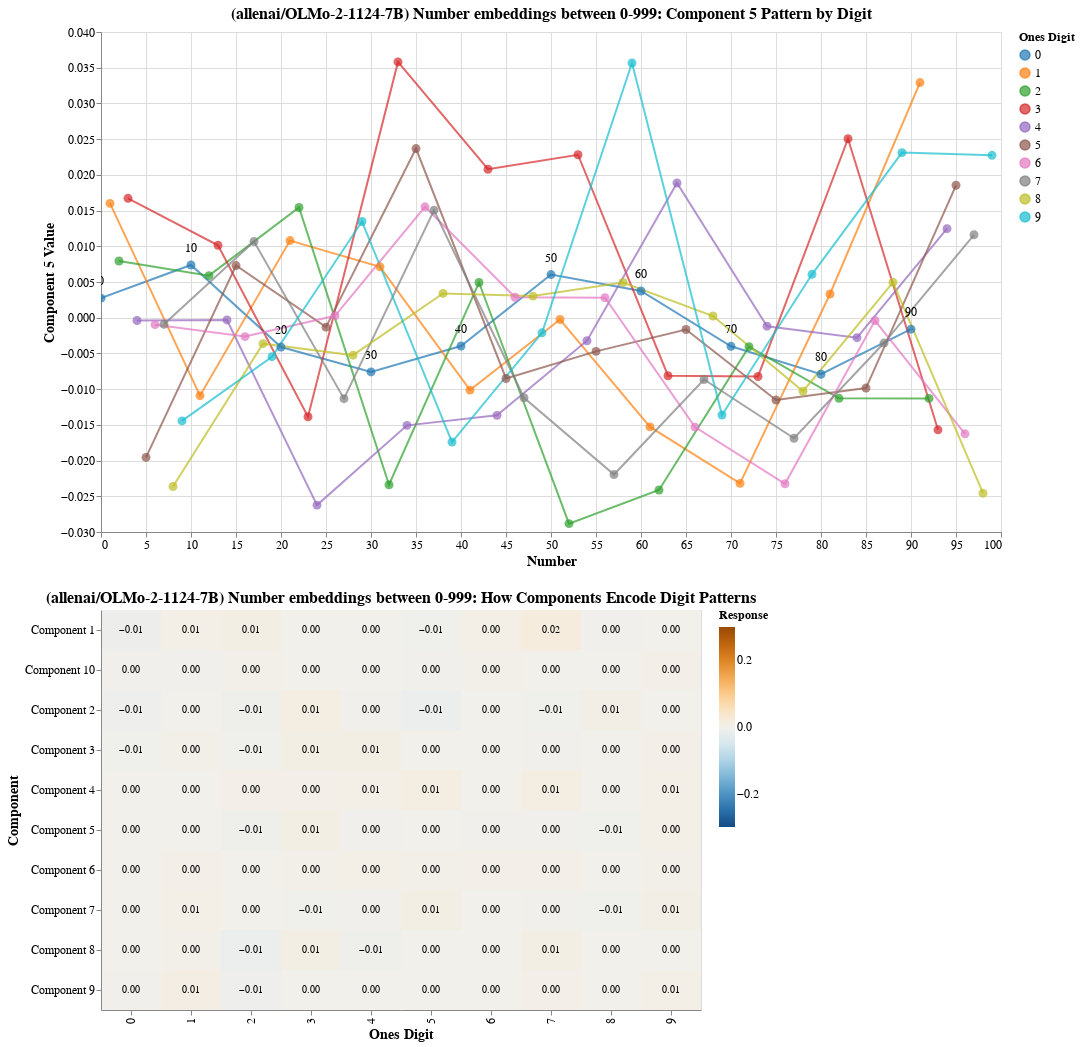

Source (notebook cell):
### Code cell
alt.vconcat(*viz.values())

### Figure 1 — Vega-Lite specification as saved in the notebook (floating-point values rounded to 4 significant figures)
{"config": {"view": {"continuousWidth": 300, "continuousHeight": 300}}, "vconcat": [{"layer": [{"mark": {"type": "line", "opacity": 0.7}, "encoding": {"color": {"field": "OnesDigit", "legend": {"labelFontSize": 12, "titleFontSize": 12}, "scale": {"scheme": "category10"}, "title": "Ones Digit", "type": "nominal"}, "x": {"axis": {"labelFontSize": 12, "titleFontSize": 14}, "field": "Number", "title": "Number", "type": "quantitative"}, "y": {"axis": {"labelFontSize": 12, "titleFontSize": 14}, "field": "Value", "title": "Component 5 Value", "type": "quantitative"}}, "name": "view_2"}, {"mark": {"type": "circle", "size": 80}, "encoding": {"color": {"field": "OnesDigit", "type": "nominal"}, "tooltip": [{"field": "Number", "type": "quantitative"}, {"field": "Value", "type": "quantitative"}, {"field": "OnesDigit", "type": "quantitative"}, {"field": "TensDigit", "type": "quantitative"}], "x": {"field": "Number", "type": "quantitative"}, "y": {"field": "Value", "type": "quantitative"}}}, {"data": {"name": "data-3249818c4bff053e959e402d8068e461"}, "mark": {"type": "text", "align": "center", "baseline": "bottom", "dy": -10, "fontSize": 12}, "encoding": {"text": {"field": "Number", "type": "nominal"}, "x": {"field": "Number", "type": "quantitative"}, "y": {"field": "Value", "type": "quantitative"}}}], "data": {"name": "data-ab4466df850f1933fadacdf1629fde77"}, "height": 500, "title": {"text": "(allenai/OLMo-2-1124-7B) Number embeddings between 0-999: Component 5 Pattern by Digit", "fontSize": 16}, "width": 900}, {"layer": [{"mark": {"type": "rect"}, "encoding": {"color": {"field": "Response", "legend": {"labelFontSize": 12, "titleFontSize": 12}, "scale": {"domain": [-0.3, 0.3], "scheme": "blueorange"}, "type": "quantitative"}, "tooltip": [{"field": "Component", "type": "nominal"}, {"field": "Digit", "type": "quantitative"}, {"field": "Response", "type": "quantitative"}], "x": {"axis": {"labelFontSize": 12, "titleFontSize": 14}, "field": "Digit", "title": "Ones Digit", "type": "ordinal"}, "y": {"axis": {"labelFontSize": 12, "titleFontSize": 14}, "field": "Component", "sort": {"field": "ComponentIndex"}, "title": "Component", "type": "nominal"}}, "name": "view_3", "title": {"text": "(allenai/OLMo-2-1124-7B) Number embeddings between 0-999: How Components Encode Digit Patterns", "fontSize": 16}}, {"mark": {"type": "text", "color": "black", "fontSize": 10}, "encoding": {"text": {"field": "Response", "format": ".2f", "type": "quantitative"}, "x": {"field": "Digit", "type": "ordinal"}, "y": {"field": "Component", "type": "nominal"}}}], "data": {"name": "data-3792f8e1cd5caf400e2567cf16b6613a"}, "height": 400, "width": 600}], "params": [{"name": "param_1", "select": {"type": "interval", "encodings": ["x", "y"]}, "bind": "scales", "views": ["view_2"]}, {"name": "param_2", "select": {"type": "interval", "encodings": ["x", "y"]}, "bind": "scales", "views": ["view_3"]}], "$schema": "https://vega.github.io/schema/vega-lite/v5.20.1.json", "datasets": {"data-ab4466df850f1933fadacdf1629fde77": [{"Number": 0, "Value": 0.002739, "OnesDigit": 0, "TensDigit": 0}, {"Number": 1, "Value": 0.016, "OnesDigit": 1, "TensDigit": 0}, {"Number": 2, "Value": 0.007941, "OnesDigit": 2, "TensDigit": 0}, {"Number": 3, "Value": 0.01672, "OnesDigit": 3, "TensDigit": 0}, {"Number": 4, "Value": -0.0003914, "OnesDigit": 4, "TensDigit": 0}, {"Number": 5, "Value": -0.01956, "OnesDigit": 5, "TensDigit": 0}, {"Number": 6, "Value": -0.0009771, "OnesDigit": 6, "TensDigit": 0}, {"Number": 7, "Value": -0.0009235, "OnesDigit": 7, "TensDigit": 0}, {"Number": 8, "Value": -0.02363, "OnesDigit": 8, "TensDigit": 0}, {"Number": 9, "Value": -0.01444, "OnesDigit": 9, "TensDigit": 0}, {"Number": 10, "Value": 0.007377, "OnesDigit": 0, "TensDigit": 1}, {"Number": 11, "Value": -0.01092, "OnesDigit": 1, "TensDigit": 1}, {"Number": 12, "Value": 0.005889, "OnesDigit": 2, "TensDigit": 1}, {"Number": 13, "Value": 0.01014, "OnesDigit": 3, "TensDigit": 1}, {"Number": 14, "Value": -0.0003137, "OnesDigit": 4, "TensDigit": 1}, {"Number": 15, "Value": 0.007303, "OnesDigit": 5, "TensDigit": 1}, {"Number": 16, "Value": -0.002644, "OnesDigit": 6, "TensDigit": 1}, {"Number": 17, "Value": 0.01067, "OnesDigit": 7, "TensDigit": 1}, {"Number": 18, "Value": -0.00363, "OnesDigit": 8, "TensDigit": 1}, {"Number": 19, "Value": -0.00546, "OnesDigit": 9, "TensDigit": 1}, {"Number": 20, "Value": -0.004107, "OnesDigit": 0, "TensDigit": 2}, {"Number": 21, "Value": 0.0108, "OnesDigit": 1, "TensDigit": 2}, {"Number": 22, "Value": 0.01543, "OnesDigit": 2, "TensDigit": 2}, {"Number": 23, "Value": -0.01386, "OnesDigit": 3, "TensDigit": 2}, {"Number": 24, "Value": -0.02623, "OnesDigit": 4, "TensDigit": 2}, {"Number": 25, "Value": -0.001318, "OnesDigit": 5, "TensDigit": 2}, {"Number": 26, "Value": 0.0002708, "OnesDigit": 6, "TensDigit": 2}, {"Number": 27, "Value": -0.01134, "OnesDigit": 7, "TensDigit": 2}, {"Number": 28, "Value": -0.005245, "OnesDigit": 8, "TensDigit": 2}, {"Number": 29, "Value": 0.01347, "OnesDigit": 9, "TensDigit": 2}, {"Number": 30, "Value": -0.007588, "OnesDigit": 0, "TensDigit": 3}, {"Number": 31, "Value": 0.007126, "OnesDigit": 1, "TensDigit": 3}, {"Number": 32, "Value": -0.02339, "OnesDigit": 2, "TensDigit": 3}, {"Number": 33, "Value": 0.03581, "OnesDigit": 3, "TensDigit": 3}, {"Number": 34, "Value": -0.01507, "OnesDigit": 4, "TensDigit": 3}, {"Number": 35, "Value": 0.02368, "OnesDigit": 5, "TensDigit": 3}, {"Number": 36, "Value": 0.01553, "OnesDigit": 6, "TensDigit": 3}, {"Number": 37, "Value": 0.01505, "OnesDigit": 7, "TensDigit": 3}, {"Number": 38, "Value": 0.003402, "OnesDigit": 8, "TensDigit": 3}, {"Number": 39, "Value": -0.01741, "OnesDigit": 9, "TensDigit": 3}, {"Number": 40, "Value": -0.003965, "OnesDigit": 0, "TensDigit": 4}, {"Number": 41, "Value": -0.01014, "OnesDigit": 1, "TensDigit": 4}, {"Number": 42, "Value": 0.004927, "OnesDigit": 2, "TensDigit": 4}, {"Number": 43, "Value": 0.02079, "OnesDigit": 3, "TensDigit": 4}, {"Number": 44, "Value": -0.01367, "OnesDigit": 4, "TensDigit": 4}, {"Number": 45, "Value": -0.008506, "OnesDigit": 5, "TensDigit": 4}, {"Number": 46, "Value": 0.002863, "OnesDigit": 6, "TensDigit": 4}, {"Number": 47, "Value": -0.01121, "OnesDigit": 7, "TensDigit": 4}, {"Number": 48, "Value": 0.003025, "OnesDigit": 8, "TensDigit": 4}, {"Number": 49, "Value": -0.002114, "OnesDigit": 9, "TensDigit": 4}, {"Number": 50, "Value": 0.00604, "OnesDigit": 0, "TensDigit": 5}, {"Number": 51, "Value": -0.0002522, "OnesDigit": 1, "TensDigit": 5}, {"Number": 52, "Value": -0.02883, "OnesDigit": 2, "TensDigit": 5}, {"Number": 53, "Value": 0.02282, "OnesDigit": 3, "TensDigit": 5}, {"Number": 54, "Value": -0.003221, "OnesDigit": 4, "TensDigit": 5}, {"Number": 55, "Value": -0.004713, "OnesDigit": 5, "TensDigit": 5}, {"Number": 56, "Value": 0.0028, "OnesDigit": 6, "TensDigit": 5}, {"Number": 57, "Value": -0.02196, "OnesDigit": 7, "TensDigit": 5}, {"Number": 58, "Value": 0.004933, "OnesDigit": 8, "TensDigit": 5}, {"Number": 59, "Value": 0.03566, "OnesDigit": 9, "TensDigit": 5}, {"Number": 60, "Value": 0.003741, "OnesDigit": 0, "TensDigit": 6}, {"Number": 61, "Value": -0.01529, "OnesDigit": 1, "TensDigit": 6}, {"Number": 62, "Value": -0.02411, "OnesDigit": 2, "TensDigit": 6}, {"Number": 63, "Value": -0.008125, "OnesDigit": 3, "TensDigit": 6}, {"Number": 64, "Value": 0.01886, "OnesDigit": 4, "TensDigit": 6}, {"Number": 65, "Value": -0.001646, "OnesDigit": 5, "TensDigit": 6}, {"Number": 66, "Value": -0.01531, "OnesDigit": 6, "TensDigit": 6}, {"Number": 67, "Value": -0.008655, "OnesDigit": 7, "TensDigit": 6}, {"Number": 68, "Value": 0.0002359, "OnesDigit": 8, "TensDigit": 6}, {"Number": 69, "Value": -0.01362, "OnesDigit": 9, "TensDigit": 6}, {"Number": 70, "Value": -0.004005, "OnesDigit": 0, "TensDigit": 7}, {"Number": 71, "Value": -0.02319, "OnesDigit": 1, "TensDigit": 7}, {"Number": 72, "Value": -0.004057, "OnesDigit": 2, "TensDigit": 7}, {"Number": 73, "Value": -0.008225, "OnesDigit": 3, "TensDigit": 7}, {"Number": 74, "Value": -0.001189, "OnesDigit": 4, "TensDigit": 7}, {"Number": 75, "Value": -0.01152, "OnesDigit": 5, "TensDigit": 7}, {"Number": 76, "Value": -0.02325, "OnesDigit": 6, "TensDigit": 7}, {"Number": 77, "Value": -0.01687, "OnesDigit": 7, "TensDigit": 7}, {"Number": 78, "Value": -0.01029, "OnesDigit": 8, "TensDigit": 7}, {"Number": 79, "Value": 0.006076, "OnesDigit": 9, "TensDigit": 7}, {"Number": 80, "Value": -0.007911, "OnesDigit": 0, "TensDigit": 8}, {"Number": 81, "Value": 0.003323, "OnesDigit": 1, "TensDigit": 8}, {"Number": 82, "Value": -0.01129, "OnesDigit": 2, "TensDigit": 8}, {"Number": 83, "Value": 0.02505, "OnesDigit": 3, "TensDigit": 8}, {"Number": 84, "Value": -0.002799, "OnesDigit": 4, "TensDigit": 8}, {"Number": 85, "Value": -0.009853, "OnesDigit": 5, "TensDigit": 8}, {"Number": 86, "Value": -0.0003918, "OnesDigit": 6, "TensDigit": 8}, {"Number": 87, "Value": -0.003547, "OnesDigit": 7, "TensDigit": 8}, {"Number": 88, "Value": 0.004958, "OnesDigit": 8, "TensDigit": 8}, {"Number": 89, "Value": 0.02312, "OnesDigit": 9, "TensDigit": 8}, {"Number": 90, "Value": -0.001609, "OnesDigit": 0, "TensDigit": 9}, {"Number": 91, "Value": 0.03292, "OnesDigit": 1, "TensDigit": 9}, {"Number": 92, "Value": -0.01129, "OnesDigit": 2, "TensDigit": 9}, {"Number": 93, "Value": -0.01569, "OnesDigit": 3, "TensDigit": 9}, {"Number": 94, "Value": 0.01246, "OnesDigit": 4, "TensDigit": 9}, {"Number": 95, "Value": 0.01854, "OnesDigit": 5, "TensDigit": 9}, {"Number": 96, "Value": -0.01626, "OnesDigit": 6, "TensDigit": 9}, {"Number": 97, "Value": 0.01161, "OnesDigit": 7, "TensDigit": 9}, {"Number": 98, "Value": -0.02456, "OnesDigit": 8, "TensDigit": 9}, {"Number": 99, "Value": 0.02274, "OnesDigit": 9, "TensDigit": 9}], "data-3249818c4bff053e959e402d8068e461": [{"Number": 0, "Value": 0.002739, "OnesDigit": 0, "TensDigit": 0}, {"Number": 10, "Value": 0.007377, "OnesDigit": 0, "TensDigit": 1}, {"Number": 20, "Value": -0.004107, "OnesDigit": 0, "TensDigit": 2}, {"Number": 30, "Value": -0.007588, "OnesDigit": 0, "TensDigit": 3}, {"Number": 40, "Value": -0.003965, "OnesDigit": 0, "TensDigit": 4}, {"Number": 50, "Value": 0.00604, "OnesDigit": 0, "TensDigit": 5}, {"Number": 60, "Value": 0.003741, "OnesDigit": 0, "TensDigit": 6}, {"Number": 70, "Value": -0.004005, "OnesDigit": 0, "TensDigit": 7}, {"Number": 80, "Value": -0.007911, "OnesDigit": 0, "TensDigit": 8}, {"Number": 90, "Value": -0.001609, "OnesDigit": 0, "TensDigit": 9}], "data-3792f8e1cd5caf400e2567cf16b6613a": [{"Component": "Component 1", "ComponentIndex": 1, "Digit": 0, "Response": -0.009287}, {"Component": "Component 1", "ComponentIndex": 1, "Digit": 1, "Response": 0.005512}, {"Component": "Component 1", "ComponentIndex": 1, "Digit": 2, "Response": 0.008827}, {"Component": "Component 1", "ComponentIndex": 1, "Digit": 3, "Response": -0.002209}, {"Component": "Component 1", "ComponentIndex": 1, "Digit": 4, "Response": -0.002122}, {"Component": "Component 1", "ComponentIndex": 1, "Digit": 5, "Response": -0.005821}, {"Component": "Component 1", "ComponentIndex": 1, "Digit": 6, "Response": 0.004306}, {"Component": "Component 1", "ComponentIndex": 1, "Digit": 7, "Response": 0.01683}, {"Component": "Component 1", "ComponentIndex": 1, "Digit": 8, "Response": -0.003498}, {"Component": "Component 1", "ComponentIndex": 1, "Digit": 9, "Response": -0.001534}, {"Component": "Component 2", "ComponentIndex": 2, "Digit": 0, "Response": -0.008165}, {"Component": "Component 2", "ComponentIndex": 2, "Digit": 1, "Response": 0.0004322}, {"Component": "Component 2", "ComponentIndex": 2, "Digit": 2, "Response": -0.006624}, {"Component": "Component 2", "ComponentIndex": 2, "Digit": 3, "Response": 0.01053}, {"Component": "Component 2", "ComponentIndex": 2, "Digit": 4, "Response": -0.003994}, {"Component": "Component 2", "ComponentIndex": 2, "Digit": 5, "Response": -0.01238}, {"Component": "Component 2", "ComponentIndex": 2, "Digit": 6, "Response": -0.0009169}, {"Component": "Component 2", "ComponentIndex": 2, "Digit": 7, "Response": -0.005162}, {"Component": "Component 2", "ComponentIndex": 2, "Digit": 8, "Response": 0.006821}, {"Component": "Component 2", "ComponentIndex": 2, "Digit": 9, "Response": -0.0007881}, {"Component": "Component 3", "ComponentIndex": 3, "Digit": 0, "Response": -0.00539}, {"Component": "Component 3", "ComponentIndex": 3, "Digit": 1, "Response": 0.002817}, {"Component": "Component 3", "ComponentIndex": 3, "Digit": 2, "Response": -0.006049}, {"Component": "Component 3", "ComponentIndex": 3, "Digit": 3, "Response": 0.00814}, {"Component": "Component 3", "ComponentIndex": 3, "Digit": 4, "Response": 0.008547}, {"Component": "Component 3", "ComponentIndex": 3, "Digit": 5, "Response": 0.001051}, {"Component": "Component 3", "ComponentIndex": 3, "Digit": 6, "Response": 0.0006745}, {"Component": "Component 3", "ComponentIndex": 3, "Digit": 7, "Response": -0.004192}, {"Component": "Component 3", "ComponentIndex": 3, "Digit": 8, "Response": 0.0008523}, {"Component": "Component 3", "ComponentIndex": 3, "Digit": 9, "Response": 0.004112}, {"Component": "Component 4", "ComponentIndex": 4, "Digit": 0, "Response": -0.002354}, {"Component": "Component 4", "ComponentIndex": 4, "Digit": 1, "Response": 0.000186}, {"Component": "Component 4", "ComponentIndex": 4, "Digit": 2, "Response": 0.003734}, {"Component": "Component 4", "ComponentIndex": 4, "Digit": 3, "Response": 0.003918}, {"Component": "Component 4", "ComponentIndex": 4, "Digit": 4, "Response": 0.005285}, {"Component": "Component 4", "ComponentIndex": 4, "Digit": 5, "Response": 0.01136}, {"Component": "Component 4", "ComponentIndex": 4, "Digit": 6, "Response": 0.0003343}, {"Component": "Component 4", "ComponentIndex": 4, "Digit": 7, "Response": 0.01149}, {"Component": "Component 4", "ComponentIndex": 4, "Digit": 8, "Response": 0.001006}, {"Component": "Component 4", "ComponentIndex": 4, "Digit": 9, "Response": 0.005332}, {"Component": "Component 5", "ComponentIndex": 5, "Digit": 0, "Response": -0.0009287}, {"Component": "Component 5", "ComponentIndex": 5, "Digit": 1, "Response": 0.001039}, {"Component": "Component 5", "ComponentIndex": 5, "Digit": 2, "Response": -0.006878}, {"Component": "Component 5", "ComponentIndex": 5, "Digit": 3, "Response": 0.008542}, {"Component": "Component 5", "ComponentIndex": 5, "Digit": 4, "Response": -0.003157}, {"Component": "Component 5", "ComponentIndex": 5, "Digit": 5, "Response": -0.0007587}, {"Component": "Component 5", "ComponentIndex": 5, "Digit": 6, "Response": -0.003737}, {"Component": "Component 5", "ComponentIndex": 5, "Digit": 7, "Response": -0.003716}, {"Component": "Component 5", "ComponentIndex": 5, "Digit": 8, "Response": -0.00508}, {"Component": "Component 5", "ComponentIndex": 5, "Digit": 9, "Response": 0.0048}, {"Component": "Component 6", "ComponentIndex": 6, "Digit": 0, "Response": -0.002043}, {"Component": "Component 6", "ComponentIndex": 6, "Digit": 1, "Response": 0.003971}, {"Component": "Component 6", "ComponentIndex": 6, "Digit": 2, "Response": -0.001743}, {"Component": "Component 6", "ComponentIndex": 6, "Digit": 3, "Response": 0.002155}, {"Component": "Component 6", "ComponentIndex": 6, "Digit": 4, "Response": 0.004318}, {"Component": "Component 6", "ComponentIndex": 6, "Digit": 5, "Response": 0.002435}, {"Component": "Component 6", "ComponentIndex": 6, "Digit": 6, "Response": 0.004107}, {"Component": "Component 6", "ComponentIndex": 6, "Digit": 7, "Response": 0.003532}, {"Component": "Component 6", "ComponentIndex": 6, "Digit": 8, "Response": -0.0001508}, {"Component": "Component 6", "ComponentIndex": 6, "Digit": 9, "Response": 0.002065}, {"Component": "Component 7", "ComponentIndex": 7, "Digit": 0, "Response": -0.0008405}, {"Component": "Component 7", "ComponentIndex": 7, "Digit": 1, "Response": 0.005881}, {"Component": "Component 7", "ComponentIndex": 7, "Digit": 2, "Response": 0.0004171}, {"Component": "Component 7", "ComponentIndex": 7, "Digit": 3, "Response": -0.006009}, {"Component": "Component 7", "ComponentIndex": 7, "Digit": 4, "Response": -0.003586}, {"Component": "Component 7", "ComponentIndex": 7, "Digit": 5, "Response": 0.008966}, {"Component": "Component 7", "ComponentIndex": 7, "Digit": 6, "Response": -0.002599}, {"Component": "Component 7", "ComponentIndex": 7, "Digit": 7, "Response": -0.00312}, {"Component": "Component 7", "ComponentIndex": 7, "Digit": 8, "Response": -0.006425}, {"Component": "Component 7", "ComponentIndex": 7, "Digit": 9, "Response": 0.007911}, {"Component": "Component 8", "ComponentIndex": 8, "Digit": 0, "Response": -0.001727}, {"Component": "Component 8", "ComponentIndex": 8, "Digit": 1, "Response": 0.00229}, {"Component": "Component 8", "ComponentIndex": 8, "Digit": 2, "Response": -0.01262}, {"Component": "Component 8", "ComponentIndex": 8, "Digit": 3, "Response": 0.008256}, {"Component": "Component 8", "ComponentIndex": 8, "Digit": 4, "Response": -0.007001}, {"Component": "Component 8", "ComponentIndex": 8, "Digit": 5, "Response": 0.001297}, {"Component": "Component 8", "ComponentIndex": 8, "Digit": 6, "Response": -0.0006991}, {"Component": "Component 8", "ComponentIndex": 8, "Digit": 7, "Response": 0.008801}, {"Component": "Component 8", "ComponentIndex": 8, "Digit": 8, "Response": -0.0003706}, {"Component": "Component 8", "ComponentIndex": 8, "Digit": 9, "Response": 0.0003611}, {"Component": "Component 9", "ComponentIndex": 9, "Digit": 0, "Response": -0.004333}, {"Component": "Component 9", "ComponentIndex": 9, "Digit": 1, "Response": 0.009679}, {"Component": "Component 9", "ComponentIndex": 9, "Digit": 2, "Response": -0.007536}, {"Component": "Component 9", "ComponentIndex": 9, "Digit": 3, "Response": -0.0004373}, {"Component": "Component 9", "ComponentIndex": 9, "Digit": 4, "Response": -0.0006271}, {"Component": "Component 9", "ComponentIndex": 9, "Digit": 5, "Response": -0.002143}, {"Component": "Component 9", "ComponentIndex": 9, "Digit": 6, "Response": -0.0009581}, {"Component": "Component 9", "ComponentIndex": 9, "Digit": 7, "Response": 0.00316}, {"Component": "Component 9", "ComponentIndex": 9, "Digit": 8, "Response": -0.002314}, {"Component": "Component 9", "ComponentIndex": 9, "Digit": 9, "Response": 0.005288}, {"Component": "Component 10", "ComponentIndex": 10, "Digit": 0, "Response": -0.003808}, {"Component": "Component 10", "ComponentIndex": 10, "Digit": 1, "Response": -0.004029}, {"Component": "Component 10", "ComponentIndex": 10, "Digit": 2, "Response": 0.002237}, {"Component": "Component 10", "ComponentIndex": 10, "Digit": 3, "Response": -0.0002908}, {"Component": "Component 10", "ComponentIndex": 10, "Digit": 4, "Response": -0.001045}, {"Component": "Component 10", "ComponentIndex": 10, "Digit": 5, "Response": -0.004267}, {"Component": "Component 10", "ComponentIndex": 10, "Digit": 6, "Response": 0.002735}, {"Component": "Component 10", "ComponentIndex": 10, "Digit": 7, "Response": -0.00233}, {"Component": "Component 10", "ComponentIndex": 10, "Digit": 8, "Response": -0.001112}, {"Component": "Component 10", "ComponentIndex": 10, "Digit": 9, "Response": 0.003497}]}}
